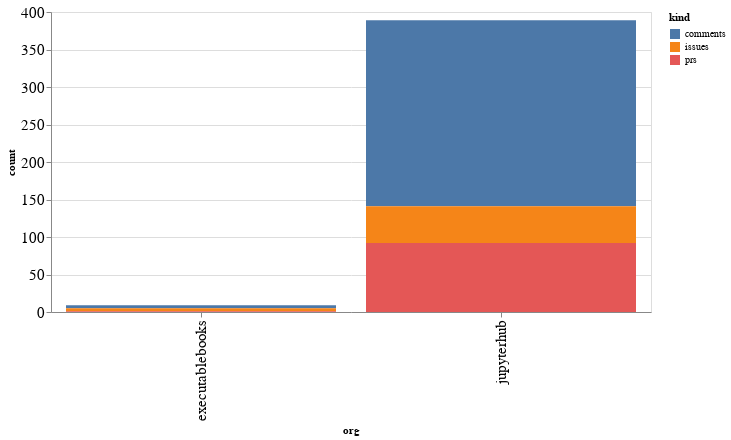

The notebook cell this image was saved under:
### Code cell
alt.Chart(org_summaries, width=600).mark_bar().encode(
    x='org',
    y='count',
    color='kind',
    tooltip="org"
)

### Figure 1 — Vega-Lite specification as saved in the notebook (floating-point values rounded to 4 significant figures)
{"config": {"axisLeft": {"labelFontSize": 15}, "axisBottom": {"labelFontSize": 15}}, "data": {"name": "data-76999871fbad31dc4ee75a45562f384a"}, "mark": "bar", "encoding": {"color": {"type": "nominal", "field": "kind"}, "tooltip": {"type": "nominal", "field": "org"}, "x": {"type": "nominal", "field": "org"}, "y": {"type": "quantitative", "field": "count"}}, "width": 600, "$schema": "https://vega.github.io/schema/vega-lite/v4.8.1.json", "datasets": {"data-76999871fbad31dc4ee75a45562f384a": [{"org": "executablebooks", "kind": "comments", "count": 4}, {"org": "executablebooks", "kind": "issues", "count": 4}, {"org": "executablebooks", "kind": "prs", "count": 1}, {"org": "jupyterhub", "kind": "comments", "count": 248}, {"org": "jupyterhub", "kind": "issues", "count": 49}, {"org": "jupyterhub", "kind": "prs", "count": 92}]}}
